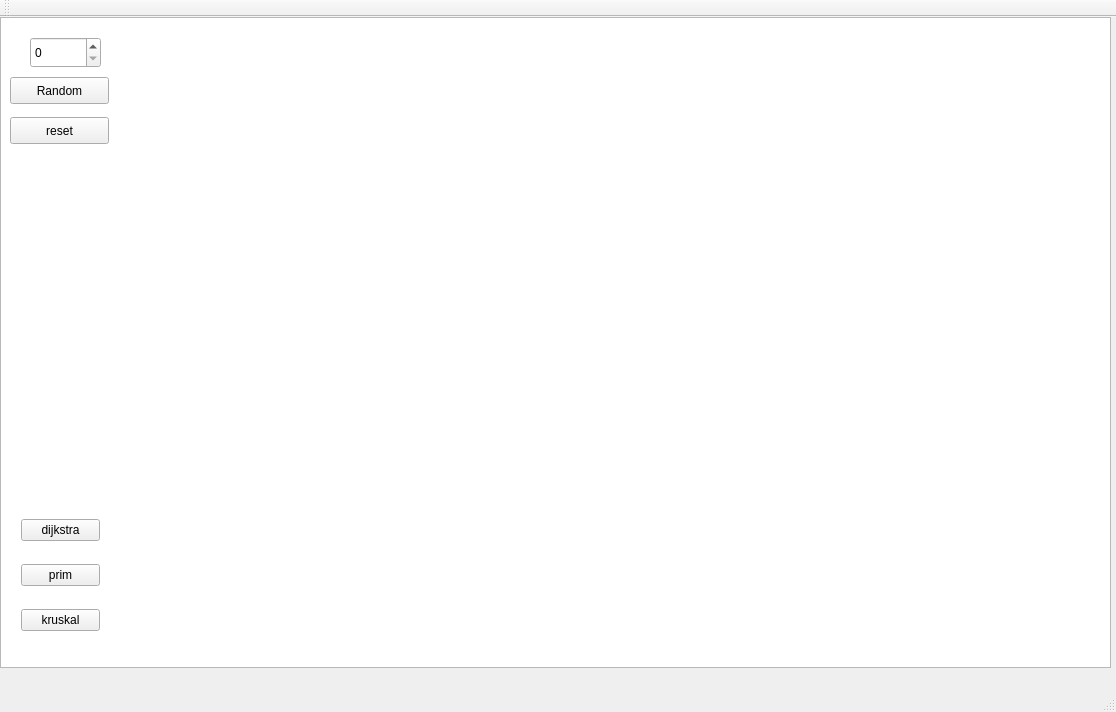
<?xml version="1.0" encoding="UTF-8"?>
<ui version="4.0">
 <class>MainWindow</class>
 <widget class="QMainWindow" name="MainWindow">
  <property name="geometry">
   <rect>
    <x>0</x>
    <y>0</y>
    <width>1116</width>
    <height>712</height>
   </rect>
  </property>
  <property name="windowTitle">
   <string>MainWindow</string>
  </property>
  <widget class="QWidget" name="centralWidget">
   <widget class="QPushButton" name="pushButton_random">
    <property name="geometry">
     <rect>
      <x>10</x>
      <y>60</y>
      <width>99</width>
      <height>27</height>
     </rect>
    </property>
    <property name="text">
     <string>Random</string>
    </property>
   </widget>
   <widget class="QGraphicsView" name="graphicsView_pantalla">
    <property name="geometry">
     <rect>
      <x>0</x>
      <y>0</y>
      <width>1111</width>
      <height>651</height>
     </rect>
    </property>
   </widget>
   <widget class="QWidget" name="layoutWidget">
    <property name="geometry">
     <rect>
      <x>10</x>
      <y>474</y>
      <width>101</width>
      <height>171</height>
     </rect>
    </property>
    <layout class="QVBoxLayout" name="verticalLayout">
     <item>
      <widget class="QPushButton" name="pushButton_dijkstra">
       <property name="text">
        <string>dijkstra</string>
       </property>
      </widget>
     </item>
     <item>
      <widget class="QPushButton" name="pushButton_prim">
       <property name="text">
        <string>prim</string>
       </property>
      </widget>
     </item>
     <item>
      <widget class="QPushButton" name="pushButton_kruskal">
       <property name="text">
        <string>kruskal</string>
       </property>
      </widget>
     </item>
    </layout>
   </widget>
   <widget class="QPushButton" name="pushButton_reset">
    <property name="geometry">
     <rect>
      <x>10</x>
      <y>100</y>
      <width>99</width>
      <height>27</height>
     </rect>
    </property>
    <property name="text">
     <string>reset</string>
    </property>
   </widget>
   <widget class="QSpinBox" name="spinBox">
    <property name="geometry">
     <rect>
      <x>30</x>
      <y>20</y>
      <width>71</width>
      <height>31</height>
     </rect>
    </property>
    <property name="maximum">
     <number>9999999</number>
    </property>
   </widget>
   <zorder>graphicsView_pantalla</zorder>
   <zorder>pushButton_random</zorder>
   <zorder>layoutWidget</zorder>
   <zorder>pushButton_reset</zorder>
   <zorder>spinBox</zorder>
  </widget>
  <widget class="QMenuBar" name="menuBar">
   <property name="geometry">
    <rect>
     <x>0</x>
     <y>0</y>
     <width>1116</width>
     <height>25</height>
    </rect>
   </property>
  </widget>
  <widget class="QToolBar" name="mainToolBar">
   <attribute name="toolBarArea">
    <enum>TopToolBarArea</enum>
   </attribute>
   <attribute name="toolBarBreak">
    <bool>false</bool>
   </attribute>
  </widget>
  <widget class="QStatusBar" name="statusBar"/>
 </widget>
 <layoutdefault spacing="6" margin="11"/>
 <resources/>
 <connections/>
</ui>
